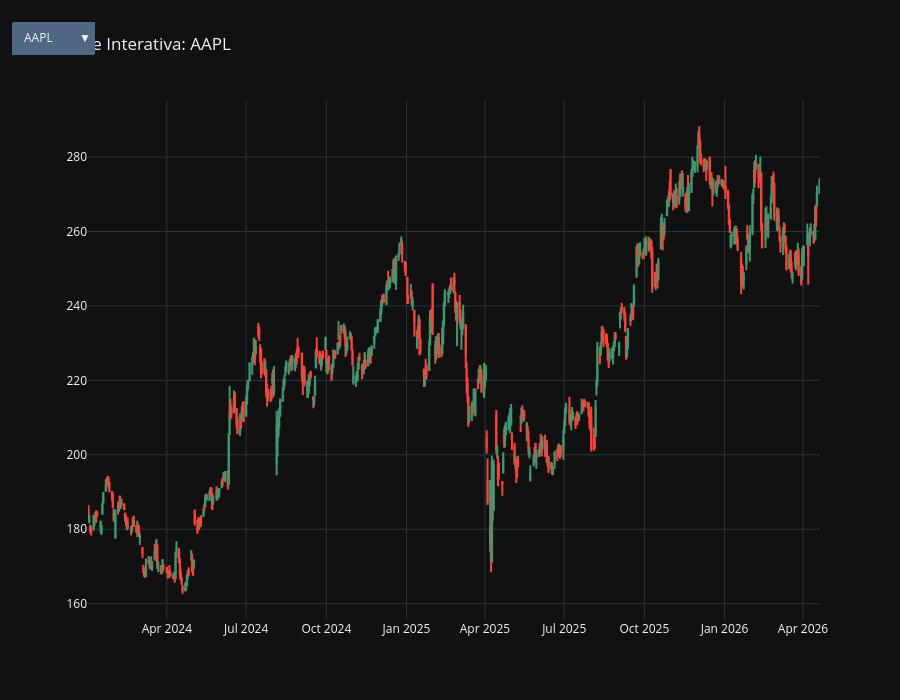

The notebook cell saved with this chart:
### Markdown cell above
## 2. Coleta de dados e visualização interativa

Download dos preços OHLC via `yfinance` para os 7 ativos entre 01/01/2024 e 21/04/2026. Em seguida, é construído um gráfico de candlestick interativo com `plotly`, onde um menu dropdown permite alternar entre os ativos do portfólio.

### Code cell
import yfinance as yf
import datetime as dt
import plotly.graph_objects as go
from plotly.subplots import make_subplots

start_date = dt.datetime(2024, 1, 1)
end_date = dt.datetime(2026, 4, 21)
tickers = ["AAPL", "MSFT", "GOOGL", "AMZN", "META", "NVDA", "TSLA"]

data = yf.download(tickers, start=start_date, end=end_date, group_by='ticker')

fig = go.Figure()

for i, ticker in enumerate(tickers):
    df_plot = data[ticker].fillna(0)

    fig.add_trace(go.Candlestick(
        x=df_plot.index,
        open=df_plot['Open'],
        high=df_plot['High'],
        low=df_plot['Low'],
        close=df_plot['Close'],
        name=ticker,
        visible=(i == 0)
    ))

botoes = []
for i, ticker in enumerate(tickers):
    visibilidade = [False] * len(tickers)
    visibilidade[i] = True

    botao = dict(
        label=ticker,
        method="update",
        args=[{"visible": visibilidade},
              {"title": f"Análise Interativa: {ticker}"}]
    )
    botoes.append(botao)

fig.update_layout(
    updatemenus=[dict(
        active=0,
        buttons=botoes,
        x=0.01,
        y=1.15
    )],
    title=f"Análise Interativa: {tickers[0]}",
    xaxis_rangeslider_visible=False,
    template="plotly_dark",
    height=700
)

fig.show()

### Figure 1 — Plotly figure (JSON) as saved in the notebook; plotly's stock layout.template omitted (floating-point values rounded to 4 significant figures; data arrays with more than 128 entries replaced by an {"elided": "..."} marker saying what was removed)
{"data": [{"close": {"elided": "576 float values"}, "high": {"elided": "576 float values"}, "low": {"elided": "576 float values"}, "name": "AAPL", "open": {"elided": "576 float values"}, "type": "candlestick", "visible": true, "x": {"elided": "576 str values"}}, {"close": {"elided": "576 float values"}, "high": {"elided": "576 float values"}, "low": {"elided": "576 float values"}, "name": "MSFT", "open": {"elided": "576 float values"}, "type": "candlestick", "visible": false, "x": {"elided": "576 str values"}}, {"close": {"elided": "576 float values"}, "high": {"elided": "576 float values"}, "low": {"elided": "576 float values"}, "name": "GOOGL", "open": {"elided": "576 float values"}, "type": "candlestick", "visible": false, "x": {"elided": "576 str values"}}, {"close": {"elided": "576 float values"}, "high": {"elided": "576 float values"}, "low": {"elided": "576 float values"}, "name": "AMZN", "open": {"elided": "576 float values"}, "type": "candlestick", "visible": false, "x": {"elided": "576 str values"}}, {"close": {"elided": "576 float values"}, "high": {"elided": "576 float values"}, "low": {"elided": "576 float values"}, "name": "META", "open": {"elided": "576 float values"}, "type": "candlestick", "visible": false, "x": {"elided": "576 str values"}}, {"close": {"elided": "576 float values"}, "high": {"elided": "576 float values"}, "low": {"elided": "576 float values"}, "name": "NVDA", "open": {"elided": "576 float values"}, "type": "candlestick", "visible": false, "x": {"elided": "576 str values"}}, {"close": {"elided": "576 float values"}, "high": {"elided": "576 float values"}, "low": {"elided": "576 float values"}, "name": "TSLA", "open": {"elided": "576 float values"}, "type": "candlestick", "visible": false, "x": {"elided": "576 str values"}}], "layout": {"height": 700, "title": {"text": "Análise Interativa: AAPL"}, "updatemenus": [{"active": 0, "buttons": [{"args": [{"visible": [true, false, false, false, false, false, false]}, {"title": "Análise Interativa: AAPL"}], "label": "AAPL", "method": "update"}, {"args": [{"visible": [false, true, false, false, false, false, false]}, {"title": "Análise Interativa: MSFT"}], "label": "MSFT", "method": "update"}, {"args": [{"visible": [false, false, true, false, false, false, false]}, {"title": "Análise Interativa: GOOGL"}], "label": "GOOGL", "method": "update"}, {"args": [{"visible": [false, false, false, true, false, false, false]}, {"title": "Análise Interativa: AMZN"}], "label": "AMZN", "method": "update"}, {"args": [{"visible": [false, false, false, false, true, false, false]}, {"title": "Análise Interativa: META"}], "label": "META", "method": "update"}, {"args": [{"visible": [false, false, false, false, false, true, false]}, {"title": "Análise Interativa: NVDA"}], "label": "NVDA", "method": "update"}, {"args": [{"visible": [false, false, false, false, false, false, true]}, {"title": "Análise Interativa: TSLA"}], "label": "TSLA", "method": "update"}], "x": 0.01, "y": 1.15}], "xaxis": {"rangeslider": {"visible": false}}}}
